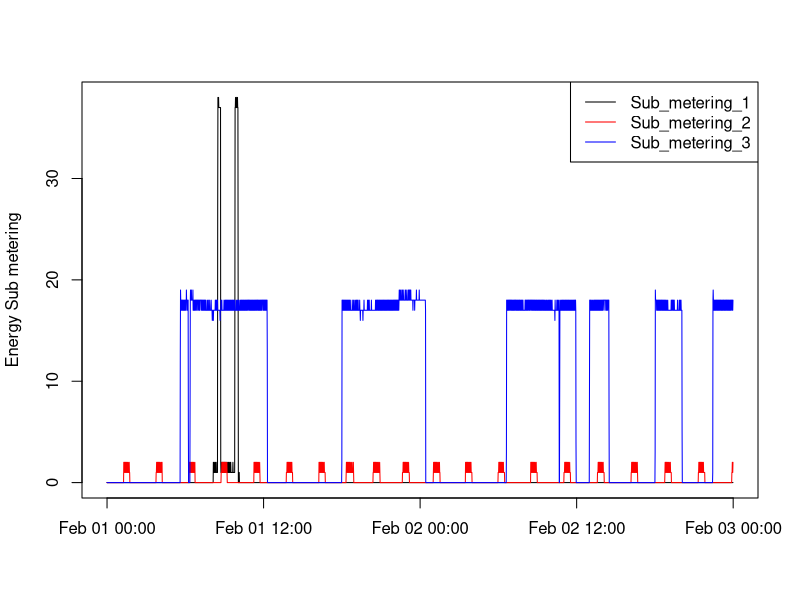

R code for this plot:
# restricted_data.csv contains only the data corresponding to January 1 and 2, 2007. See ./import_file/import.R
# Loading file
df <- read.csv('restricted_data.csv', sep = ";", header = TRUE,na.strings = '?')
# Open png device. default is 480 x 480 px
# The dates in the chart are configured by the language of the operating system.
# In my case it is Spanish. 
# You will see "jue", "vie" and "sáb" instead of Thu", "Fri" and "Sat"
png('plot3.png')
plot(strptime(paste0(df$Date,",",df$Time), format = '%d/%m/%Y,%H:%M:%S', tz='Europe/Paris'),
     df$Sub_metering_1,type="l",
     lty=1,xlab = '',ylab = "Energy Sub metering")
lines(strptime(paste0(df$Date,",",df$Time), format = '%d/%m/%Y,%H:%M:%S', tz='Europe/Paris'),
      df$Sub_metering_2,col="red")
lines(strptime(paste0(df$Date,",",df$Time), format = '%d/%m/%Y,%H:%M:%S', tz='Europe/Paris'),
      df$Sub_metering_3,col="blue")
legend('topright',legend = c('Sub_metering_1','Sub_metering_2','Sub_metering_3'), col = c('black','red','blue'),lty = c(1,1,1))
dev.off()